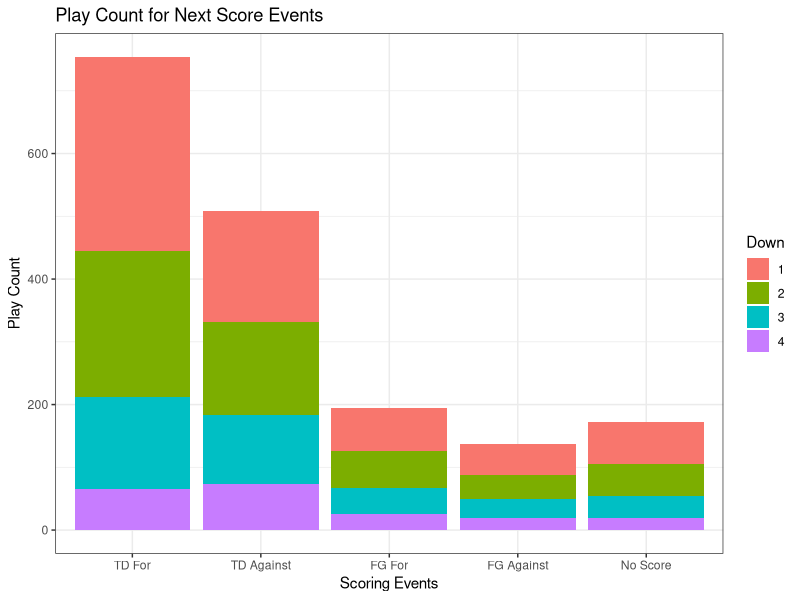
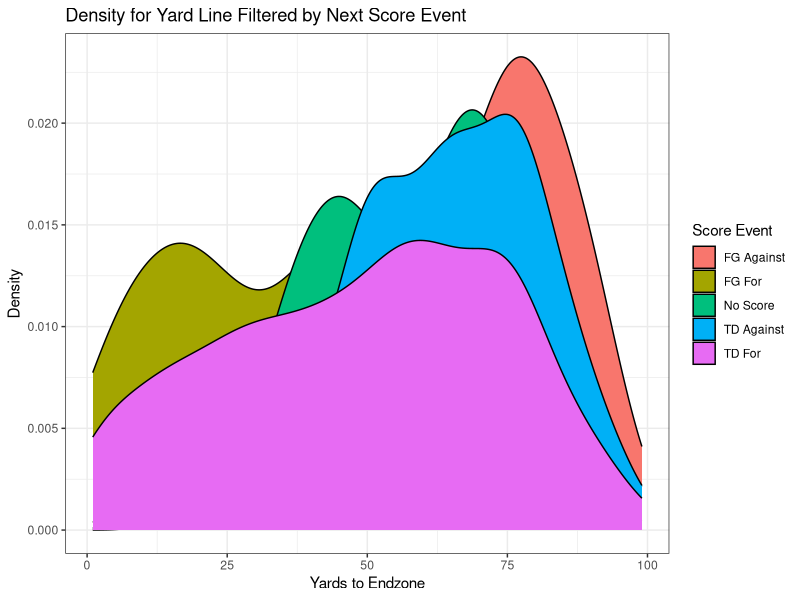
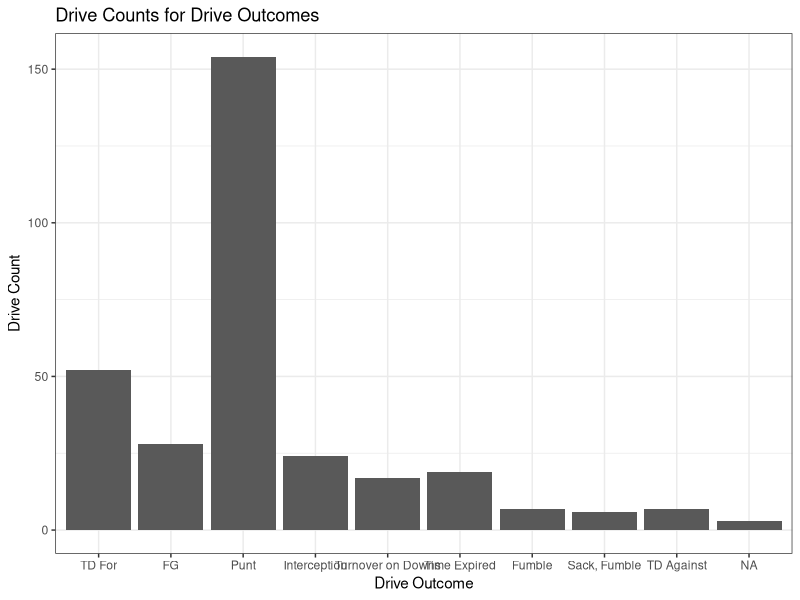
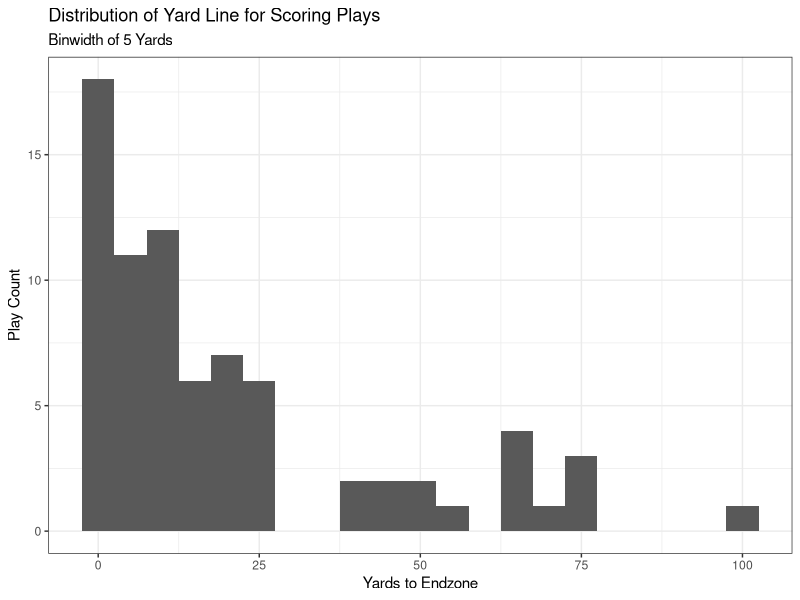
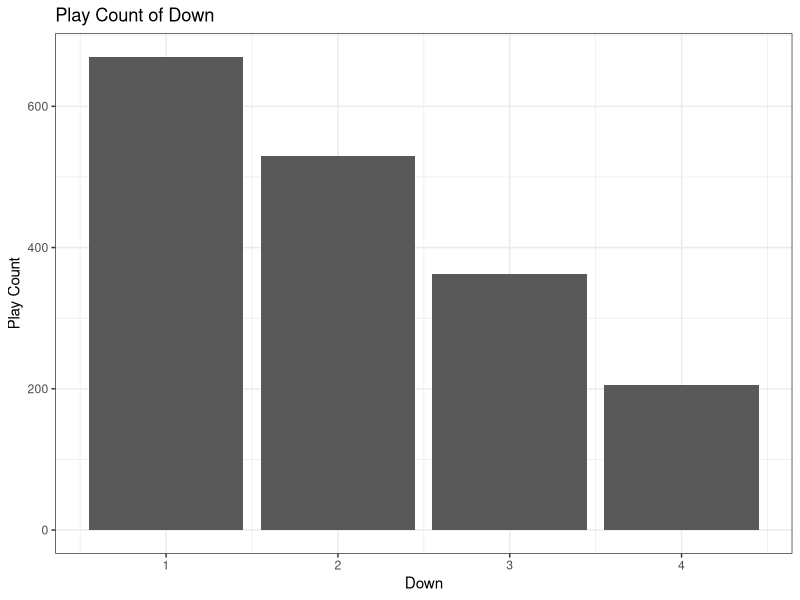
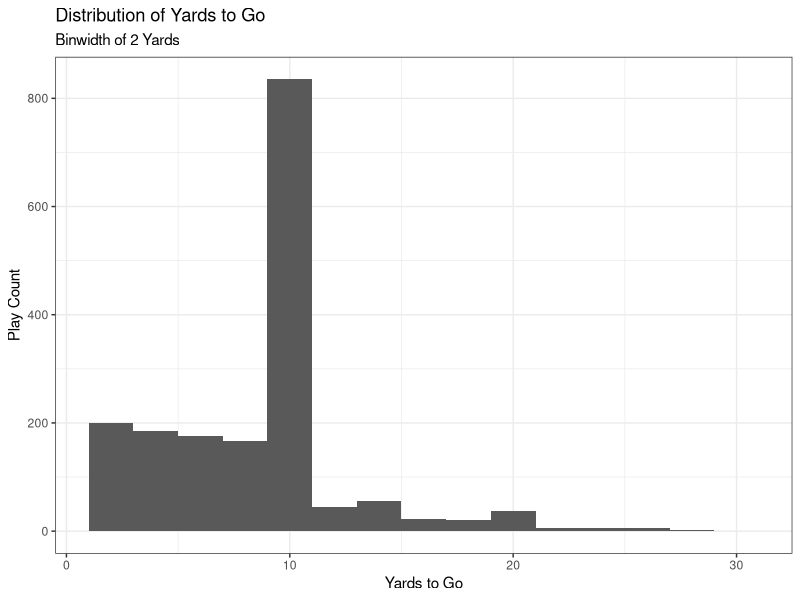
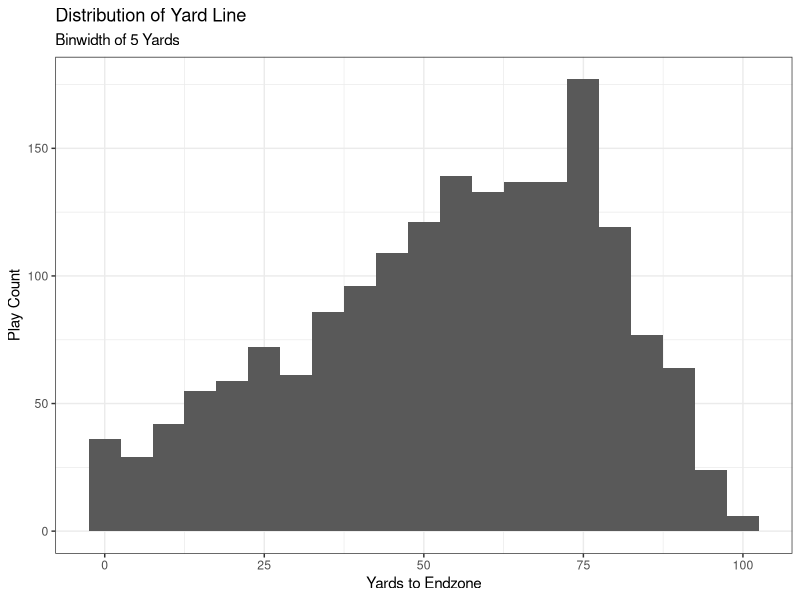
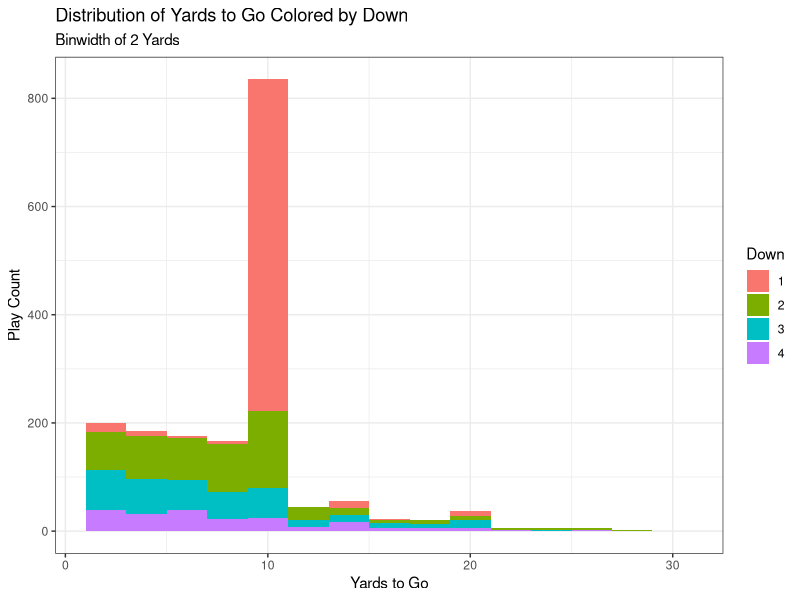

Write R code to recreate these figures, in order.
## ---- chunk 1
knitr::opts_chunk$set(echo = TRUE)
library(tidyverse)
library(nnet)
## ---- chunk 2
## Data initialization

# Drop KOs, Extra Pts, 2 Pt conversions, Penalties, and Timeouts
init.data.full = read.csv("Initial_Play_-_By_-_Play.csv", na=c(""))
KO.plays = c("KO", "KO Rec", "Onside Kick Rec")

# Fixing the Extra Points labeled as FGs
init.data.full[1442, "PLAY.TYPE"] = "Extra Pt."
init.data.full[1556, "PLAY.TYPE"] = "Extra Pt."
init.data.full[1975, "PLAY.TYPE"] = "Extra Pt."
init.data.full[1994, "PLAY.TYPE"] = "Extra Pt."

extra.pt.rows = which(init.data.full$PLAY.TYPE == "Extra Pt." |
                        init.data.full$PLAY.TYPE == "Extra Pt. Block")
KO.rows = which(init.data.full$PLAY.TYPE %in% KO.plays)
two.pt.rows = which(init.data.full$PLAY.TYPE == "2 Pt." | 
                      init.data.full$PLAY.TYPE == "2 Pt. Defend")
penalty.rows = which(init.data.full$RESULT == "Penalty")
timeout.rows = which(init.data.full$RESULT == "Timeout")

rem.rows = c(extra.pt.rows, KO.rows, penalty.rows, two.pt.rows, timeout.rows)
init.data = init.data.full[-rem.rows, ]

# Create possession team column

  # fill in missing values that shouldn't be missing
init.data[945, "ODK"] = "D"
init.data[955, "ODK"] = "D"
init.data[980, "ODK"] = "O"
init.data[1009, "ODK"] = "D"
init.data[1019, "ODK"] = "D"
init.data[1025, "ODK"] = "D"
init.data[1044, "ODK"] = "O"
init.data[1093, "ODK"] = "D"
init.data[1291, "ODK"] = "O"
init.data[1317, "ODK"] = "D"
init.data[1368, "ODK"] = "O"
init.data[1395, "ODK"] = "D"

init.data$pos.team = ifelse(init.data$ODK == "O", "CMU", "Opp")

for (i in 1:nrow(init.data)) {
  if (init.data[i, "ODK"] == "K") {
    init.data[i, "pos.team"] = init.data[i - 1, "pos.team"]
  }
}

# convert character variables to factor
#factor.vars = c("ODK", "RESULT", "PLAY.TYPE")
#init.data[factor.vars] = lapply(init.data[factor.vars], factor)

# renaming variables for convenience
names(init.data) = tolower(names(init.data))
names(init.data)[1] = "play"

# fixing rounding error for distance
# for (i in 2:nrow(init.data)) {
#   if (init.data$dn[i]==1 | is.na(init.data$dn[i])) { next }
#   init.data$dist[i] = init.data$dist[i-1] - init.data$gn.ls[i-1]
# }

#init.data = init.data[-penalty.rows, ]
## ---- chunk 3
## Cleaning

# creating game ID
first.plays = which(init.data$play==2)
init.data$game = length(first.plays)
for (i in 1:(length(first.plays)-1)) {
  first = first.plays[i]
  last = first.plays[i+1]-1
  init.data$game[first:last] = i
}

# fixing yards to endzone
negative.yds = init.data$yard.ln < 0
na.yds = is.na(negative.yds)
negative.yds[na.yds] = FALSE
init.data[negative.yds, "yard.ln"] = init.data[negative.yds, "yard.ln"] + 100
names(init.data)[5] = "yds.to.endzone"

# creating drive ID
num.games = max(init.data$game)

  # Indicator for defensive score
init.data$def.score = str_detect(init.data$result, "Def")
init.data[is.na(init.data$def.score), "def.score"] = FALSE

for (game.ind in 1:num.games) {
  
  ind.game = init.data[init.data$game == game.ind, ]
  drive = 1
  
  for (j in 1:(nrow(ind.game) - 1)) {
    
    global.ind = which(init.data$game == game.ind & 
                         init.data$play == ind.game[j, "play"])
    
    cur.pos = ind.game[j, "pos.team"]
    next.pos = ind.game[j + 1, "pos.team"]
    
    init.data[global.ind, "drive"] = drive
    
    if ((cur.pos != next.pos) | (ind.game[j, "def.score"])) {
      drive = drive + 1
    }
    
  }
  
  init.data[global.ind + 1, "drive"] = drive
  
}
## ---- chunk 4
# #get last play of each drive
# init.data %>% 
#   group_by(game, drive) %>% 
#   slice_tail %>% 
#   ungroup

# creating drive outcome
last.plays = which(!mapply(identical, init.data$drive, lead(init.data$drive, default=0)) & 
                     !is.na(init.data$drive))
last.play.type = init.data$play.type[last.plays]
down = init.data$dn[last.plays]
result = init.data$result[last.plays]
last.outcomes = rep(NA, length(last.plays))
for (i in 1:length(last.plays)) {
  outcome = NA
  playtype = last.play.type[i]
  if (is.na(playtype)) {next} # NEED TO FIX
  res = result[i]
  if (grepl("Def TD", res)) {outcome = "TD Against"}
  else if (playtype=="Pass" | playtype=="Run") {
    if (grepl("TD", res)) {outcome = "TD For"}
    else if (res %in% c("Fumble", "Interception", "Sack, Fumble")) {outcome = res}
    else if (is.na(down[i])) {next} # NEED TO FIX
    else if (down[i]==4) {outcome = "Turnover on Downs"}
    else {outcome = "Time Expired"}
  }
  else if (grepl("FG", playtype)) {outcome = "FG"}
  else if (grepl("Punt", playtype)) {outcome = "Punt"}
  last.outcomes[i] = outcome
}
offset = 0
init.data$drive.outcome = NA
init.data$drive.outcome[last.plays] = last.outcomes
for (i in 1:max(init.data$game)) {
  ind = which(init.data$game==i)
  init.data$drive.outcome[ind] = last.outcomes[init.data$drive[ind] + offset]
  offset = offset + max(init.data$drive[ind], na.rm=TRUE)
}

# # creating next scoring play
# TD.score = c("Complete, TD", "Rush, TD", "Interception, Def TD", "Scramble, TD",
#              "Blocked, Def TD", "Fumble, Def TD") # check the result column
FG.score = c("FG", "FG Block") # check the play type column, and then result column for good
# safety.score = c("Safety")
# 
#   #Get indices for TDs
# TD.score.inds = which(init.data$result %in% TD.score)
# 
#   #Get indices for FGs

#Manually input missing FG good/no good values
FG.rows = init.data[init.data$play.type %in% FG.score, ]
FG.rows[c(5, 6, 9, 20, 21, 22), "result"] = "Good"
FG.rows[c(8, 23, 24, 25, 26, 28, 29), "result"] = "No Good"
  #Index 29 was a muffed FG attempt
init.data[init.data$play.type %in% FG.score, "result"] = FG.rows$result



init.data$TD.score = str_detect(init.data$result, "TD")
init.data[is.na(init.data$TD.score), "TD.score"] = F 
init.data$FG = str_detect(init.data$play.type, "FG")
init.data[is.na(init.data$FG), "FG"] = F 
init.data$FG.score = ((init.data$FG == T) & (init.data$result == "Good"))
init.data$safety.score = F # implement once we have data with safeties

init.data$sp = ifelse(init.data$TD.score + init.data$FG.score + init.data$safety.score >= 1, 
                      T,
                      F)

find.next.score.game = function(data) { #WRT POSESSION TEAM
  
  # Which rows are the scoring plays:
  score.plays = which(data$sp)
  
  find.next.score = function(play.ind, score.plays.inds, data) {
    
    next.score.ind = score.plays.inds[which(score.plays.inds >= play.ind)[1]]
    
    if(is.na(next.score.ind)) {
      
      score.type = "No Score"
      
    } else {
      
      #TDs:
      if (data$TD.score[next.score.ind]) {
        
        if (identical(data[play.ind, "pos.team"], data[next.score.ind, "pos.team"])) {
          
          if (data[next.score.ind, "def.score"]) { #Def TD, against team in pos
            
            score.type = "TD Against"
            
          } else { #Offensive TD, for team in pos
            
            score.type = "TD For"
            
          }
          
        } else {
          
          if (data[next.score.ind, "def.score"]) { #Def TD, for team in pos.
            
            score.type = "TD For"
            
          } else { #Offensive TD, against team in pos.
            
            score.type = "TD Against"
            
          }
          
        }

        #FGs
      } else if(data$FG.score[next.score.ind]) {
        
        if (identical(data[play.ind, "pos.team"], data[next.score.ind, "pos.team"])) {
          
          score.type = "FG For"
          
          # Opponent made FG
        } else {
          
          score.type = "FG Against"
          
        }
        
        #Safeties
      } else if(data$safety.score[next.score.ind]) {
        
        score.type = "Safety" #Handle logic later
        
        #Error
      } else {
        
        score.type = NA
        
      }
    }
    
    return(data.frame(next.score = score.type))
    
  }
  
  res = lapply(1:nrow(data), find.next.score, 
               score.plays.inds = score.plays, data = data) %>% 
    bind_rows()
  
  return(res)
}

next.score = map_dfr(unique(init.data$game), 
        function(x) {
          init.data %>% 
            filter(game == x) %>% 
            find.next.score.game()
        })

init.data$next.score = next.score[, 1]
## ---- chunk 5
# CMU efficiency metric
## ---- chunk 6
# EDA
sub.data = init.data[, c("game", "drive", "play", "pos.team", "dn", "dist", 
                         "yds.to.endzone", "result", "play.type", 
                         "drive.outcome", "next.score")]

# Next score distribution by down (removed NA values)
sub.data[!is.na(sub.data$dn), ] %>% 
  ggplot(aes(x = fct_relevel(next.score, 
                             c("TD For", "TD Against", 
                               "FG For", "FG Against", 
                               "No Score")), 
             fill = factor(dn))) +
  geom_bar() +
  labs(title = "Play Count for Next Score Events", x = "Scoring Events", 
       y = "Play Count", fill = "Down") +
  theme_bw()

# Distribution of yard line filled with next score event at every play
sub.data %>%
  ggplot(aes(x = yds.to.endzone, fill = next.score)) +
  geom_density() +
  labs(title = "Density for Yard Line Filtered by Next Score Event", 
       x = "Yards to Endzone", y = "Density", fill = "Score Event") +
  theme_bw()
  

drive.data = sub.data %>% 
  group_by(game, drive) %>% 
  slice(1) %>% 
  ungroup()

drive.data %>% 
  ggplot(aes(x = fct_relevel(drive.outcome, 
                             c("TD For", "FG", "Punt", "Interception", 
                               "Turnover on Downs", "Time Expired")))) +
  geom_bar() +
  labs(title = "Drive Counts for Drive Outcomes", x = "Drive Outcome", 
       y = "Drive Count") +
  theme_bw()

# Starting yard line of each scoring play
init.data[init.data$sp, ] %>%
  ggplot(aes(x = yds.to.endzone)) +
  geom_histogram(binwidth = 5) +
  labs(title = "Distribution of Yard Line for Scoring Plays", 
       x = "Yards to Endzone", y = "Play Count", 
       subtitle = "Binwidth of 5 Yards") +
  theme_bw()

# Starting yard line of the first play in the drive for each scoring play
#TBD

## EDA OF PREDICTOR VARIABLES

# Distribution of down
sub.data %>% 
  ggplot(aes(x = dn)) +
  geom_bar() +
  labs(title = "Play Count of Down", x = "Down", y = "Play Count") +
  theme_bw()

# Distribution of yards to go
sub.data %>% 
  ggplot(aes(x = dist)) +
  geom_histogram(binwidth = 2) +
  labs(title = "Distribution of Yards to Go", x = "Yards to Go", y = "Play Count",
       subtitle = "Binwidth of 2 Yards") +
  theme_bw()

# Distribution of yard line
sub.data %>% 
  ggplot(aes(x = yds.to.endzone)) +
  geom_histogram(binwidth = 5) +
  labs(title = "Distribution of Yard Line", x = "Yards to Endzone", 
       y = "Play Count", subtitle = "Binwidth of 5 Yards") +
  theme_bw()

# Distribution of yards to go colored by down
sub.data %>% 
  ggplot(aes(x = dist, fill = factor(dn))) +
  geom_histogram(binwidth = 2) +
  labs(title = "Distribution of Yards to Go Colored by Down", x = "Yards to Go",
       y = "Play Count", fill = "Down", subtitle = "Binwidth of 2 Yards") +
  theme_bw()

# Density of yards to go colored by down, faceted by next score
sub.data %>% 
  ggplot(aes(x = dist, fill = factor(dn))) +
  geom_density() +
  facet_wrap(next.score ~ ., nrow = 2) +
  labs("Density of Yards to Go, Colored by Down, Faceted by Next Score",
       x = "Yards to Go", y = "Density", fill = "Down") +
  theme_bw()
## ---- chunk 7
#Modeling
EPA.model = multinom(next.score ~ factor(dn) + dist + log(yds.to.endzone) + factor(dn):dist, data = sub.data)
summary(EPA.model)
